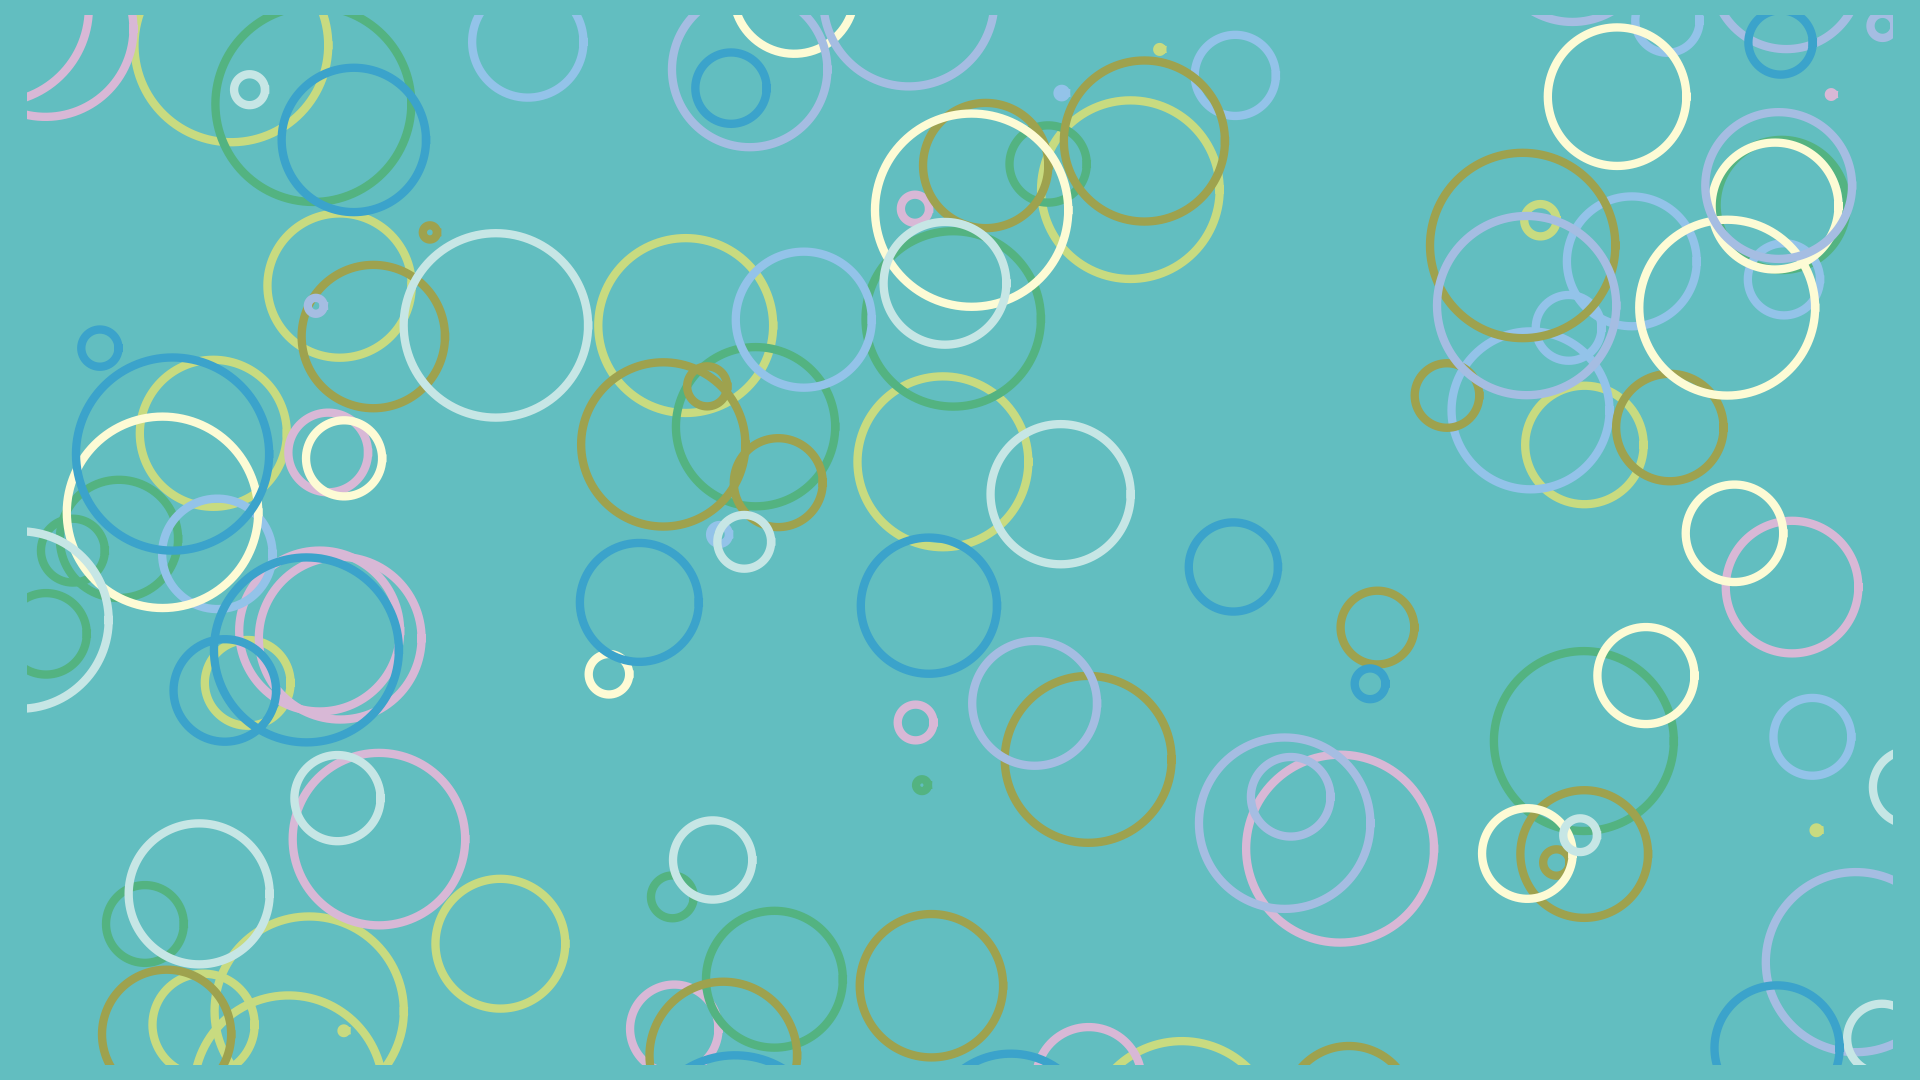

This figure's Python source:
from pathlib import Path

import matplotlib.pyplot as plt
import numpy as np


def main() -> None:
    # config
    fp: Path = Path(__file__).resolve().with_suffix(".png")
    plt.rcParams["figure.dpi"] = 100
    plt.rcParams["figure.figsize"] = [19.2, 10.8]
    # 配色バリエーション BOOK 2
    colors: list[str] = [
        f"#{r:02x}{g:02x}{b:02x}"
        for r, g, b in [
            (200, 219, 128),
            (216, 184, 214),
            (83, 179, 129),
            (147, 195, 233),
            (158, 162, 78),
            (253, 251, 213),
            (165, 189, 226),
            (198, 230, 229),
            (59, 163, 203),
            (98, 190, 192),
        ]
    ]
    # generate figure
    fig: plt.Figure
    ax: plt.Axes
    fig, ax = plt.subplots()
    # plot
    t: np.ndarray = np.linspace(0, 2*np.pi, 361, endpoint=True)
    c: np.ndarray = np.cos(t)
    s: np.ndarray = np.sin(t)
    rng: np.random.Generator = np.random.default_rng()
    for i in range(9):
        color: str = colors[i]
        for j in range(24):
            r: float = rng.random() * 1e-1
            x: float = rng.random()
            y: float = rng.random()
            x = 2*x-1
            y = 2*y-1
            ax.plot(r*c+x, r*s+y, color=color, linewidth=6)
    # arrange
    ax.set_xlim(-0.95, 0.95)
    ax.set_ylim(-0.95*9/16, 0.95*9/16)
    ax.axis("off")
    ax.set_aspect("equal")
    ax.set_facecolor(colors[-1])
    fig.set_facecolor(colors[-1])
    fig.tight_layout()
    # output
    fig.savefig(fp)
    plt.cla()
    plt.clf()
    plt.close(fig)
    return None


if __name__ == "__main__":
    main()
